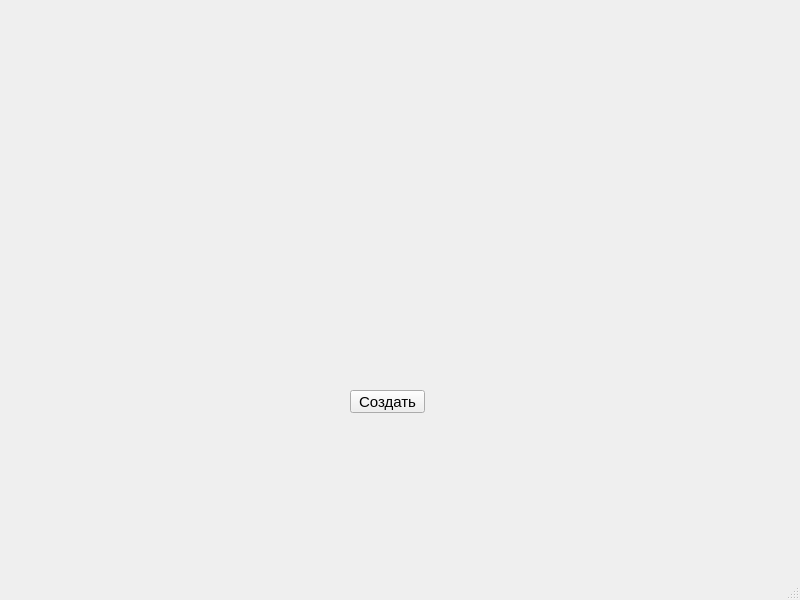
<?xml version="1.0" encoding="UTF-8"?>
<ui version="4.0">
 <class>MainWindow</class>
 <widget class="QMainWindow" name="MainWindow">
  <property name="geometry">
   <rect>
    <x>0</x>
    <y>0</y>
    <width>800</width>
    <height>600</height>
   </rect>
  </property>
  <property name="windowTitle">
   <string>MainWindow</string>
  </property>
  <widget class="QWidget" name="centralwidget">
   <widget class="QPushButton" name="drawButton">
    <property name="geometry">
     <rect>
      <x>350</x>
      <y>390</y>
      <width>75</width>
      <height>23</height>
     </rect>
    </property>
    <property name="font">
     <font>
      <pointsize>11</pointsize>
     </font>
    </property>
    <property name="text">
     <string>Создать</string>
    </property>
   </widget>
  </widget>
  <widget class="QMenuBar" name="menubar">
   <property name="geometry">
    <rect>
     <x>0</x>
     <y>0</y>
     <width>800</width>
     <height>21</height>
    </rect>
   </property>
  </widget>
  <widget class="QStatusBar" name="statusbar"/>
 </widget>
 <resources/>
 <connections/>
</ui>
